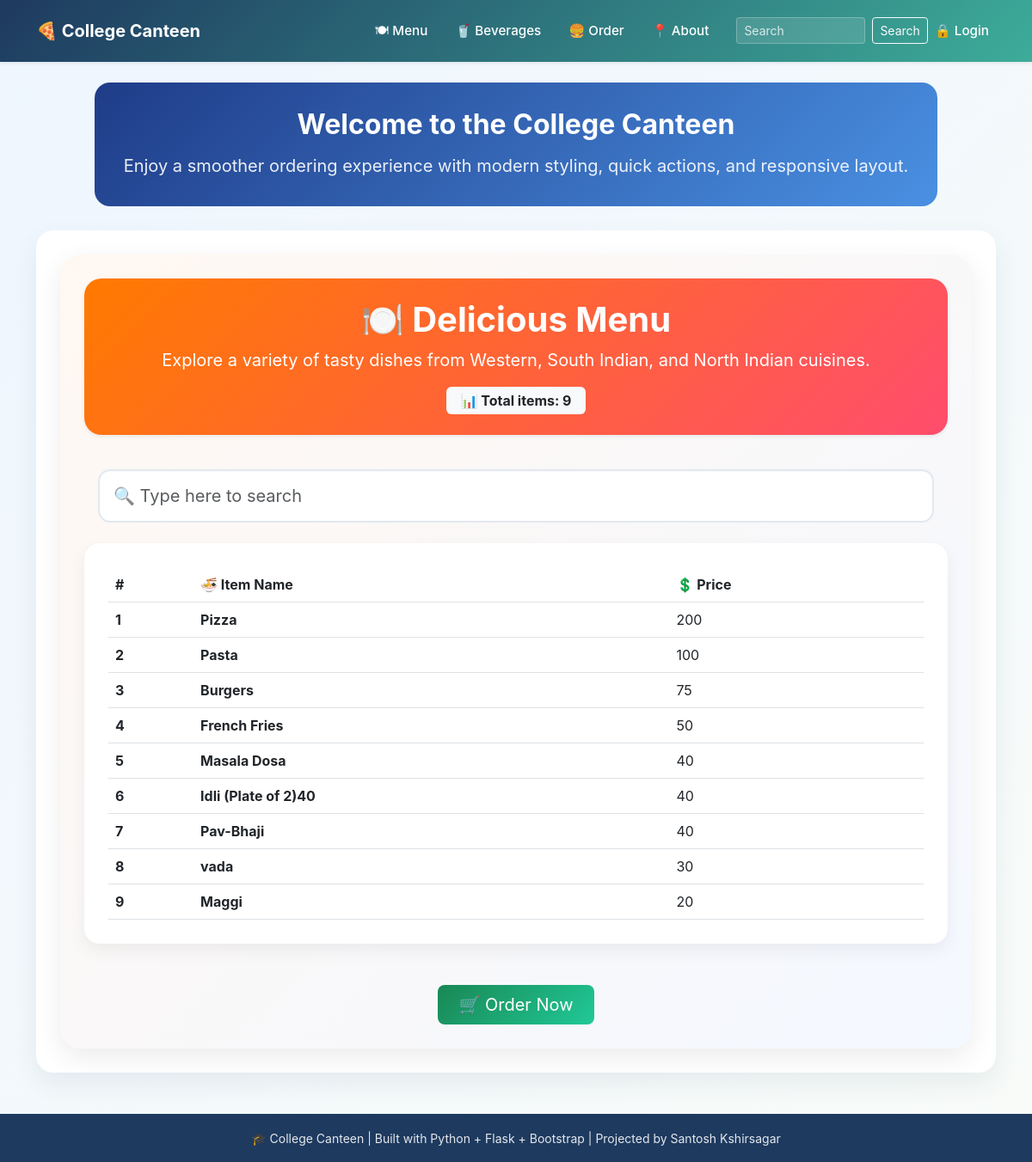
Before: /menu with the older database file.
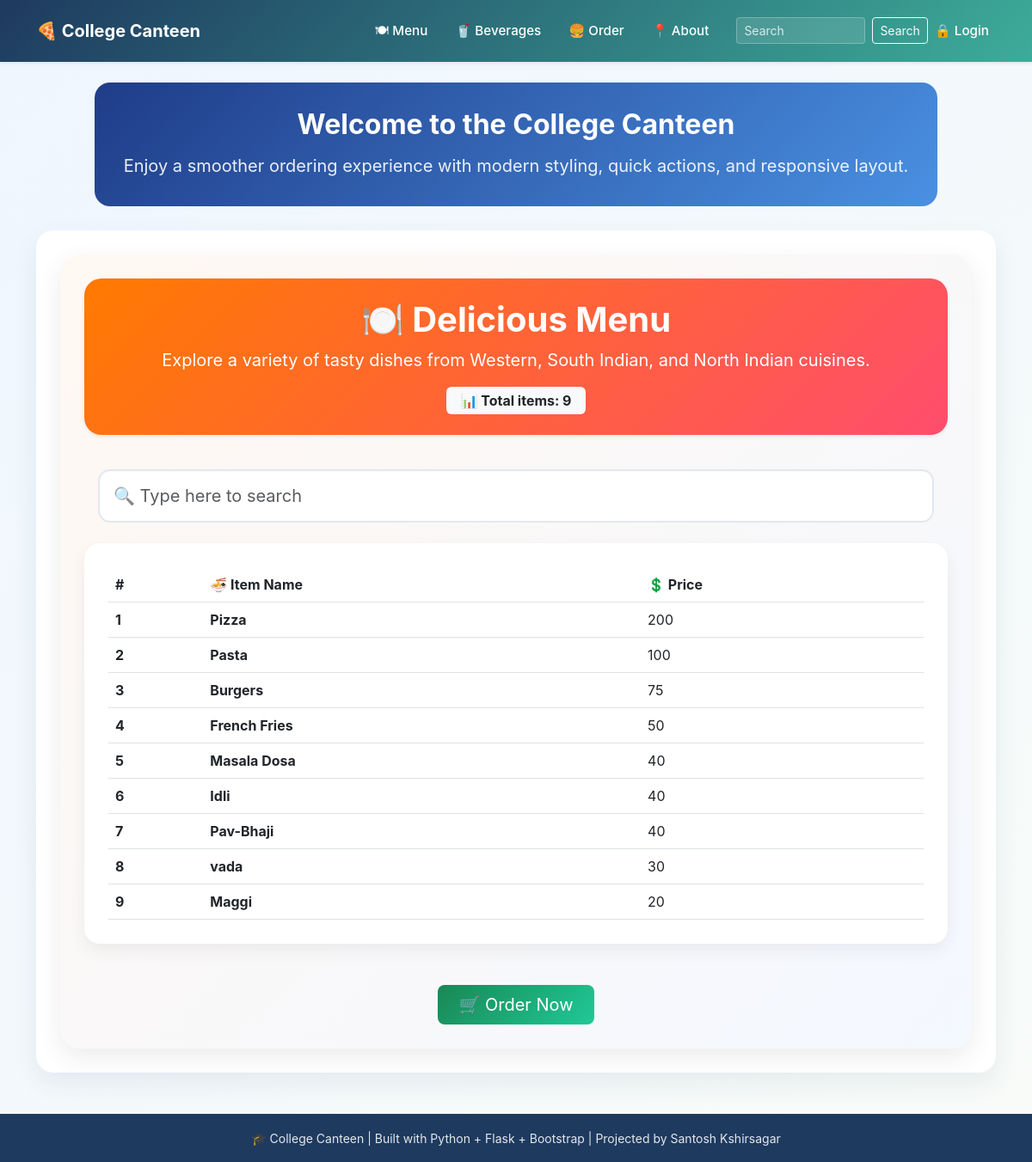
After: the same page with the newer database file.
### tables this page shows
CREATE TABLE menus
                 (id INTEGER PRIMARY KEY AUTOINCREMENT,
                 name TEXT NOT NULL,
                 price INTEGER NOT NULL);

### app.py (the view)
@app.route("/menu")
def menu():
    conn = get_db_menus()
    menus = conn.execute('SELECT * FROM menus ORDER BY price DESC').fetchall()
    conn.close()
    return render_template('menu.html', menus=menus)

### database.py (called while the page is built)
def get_db():
    conn = sqlite3.connect('myproject.db')
    conn.row_factory = sqlite3.Row
    return conn

### templates/menu.html (shortened to what this page needs)
{% extends "base.html" %}
{% block content %}
<div class="menu-page card-hover">
  <div class="card hero-card shadow-sm mb-4">
    <div class="card-body text-center py-4">
      <h1 class="fw-bold mb-2">🍽️ Delicious Menu</h1>
      <p class="mb-0 fs-5">Explore a variety of tasty dishes from Western, South Indian, and North Indian cuisines.</p>
      <div class="mt-3">
        <span class="badge bg-light text-dark fs-6 px-3 py-2">📊 Total items: {{ menus|length }}</span>
      </div>
    </div>
  </div>
  <div class="card-hover p-3">
    <input type="text" id="searchInput" class="form-control form-control-lg search-box" placeholder="🔍 Type here to search">
  </div>
  <div class="card table-card">
    <div class="card-body card-hover">
      <table class="table table-hover mb-0 align-middle">
        <thead>
          <tr>
            <th scope="col">#</th>
            <th>🍜 Item Name</th>
            <th>💲 Price</th>
          </tr>
        </thead>
        <tbody id="tablebody">
          {% for item in menus %}
            <tr data-name="{{ item.name|lower }}">
              <th scope="row">{{ loop.index }}</th>
              <td class="fw-bold">{{ item.name }}</td>
              <td>{{ item.price }}</td>
            </tr>
          {% endfor %}
        </tbody>
      </table>
    </div>
  </div>
  <div class="text-center mt-5">
    <a href="{{ url_for('order') }}" class="btn btn-custom btn-lg px-4">🛒 Order Now</a>
  </div>
</div>
{% endblock %}

Changed rows visible on the page:
changed menus: name "Idli (Plate of 2)40" → "Idli"
